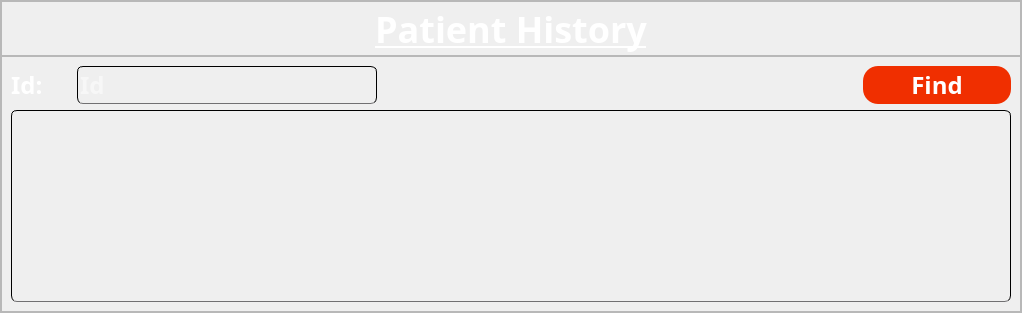
         <widget class="QWidget" name="Patient_history_page">
          <property name="styleSheet">
           <string notr="true">
*{
	font-family:century gothic;
	font-size:24px;
	color: white;
	font-weight: bold;
}


QLineEdit{
	
	background:transparent;
	border:1px solid;
	color:white;
	border-bottom:1px solid #717072;
	border-radius:6px;
}</string>
          </property>
          <layout class="QVBoxLayout" name="verticalLayout_13">
           <property name="spacing">
            <number>0</number>
           </property>
           <property name="leftMargin">
            <number>0</number>
           </property>
           <property name="topMargin">
            <number>0</number>
           </property>
           <property name="rightMargin">
            <number>0</number>
           </property>
           <property name="bottomMargin">
            <number>0</number>
           </property>
           <item>
            <widget class="QFrame" name="frame_patient_history">
             <property name="styleSheet">
              <string notr="true">
*{
	font-family:century gothic;
	font-size:24px;
	color: white;
	font-weight: bold;
}


QTextEdit{
	
	background:transparent;
	border:1px solid;
	color:white;
	border-bottom:1px solid #717072;
	border-radius:6px;
}</string>
             </property>
             <property name="frameShape">
              <enum>QFrame::StyledPanel</enum>
             </property>
             <property name="frameShadow">
              <enum>QFrame::Raised</enum>
             </property>
             <layout class="QVBoxLayout" name="verticalLayout_16">
              <property name="spacing">
               <number>0</number>
              </property>
              <property name="leftMargin">
               <number>0</number>
              </property>
              <property name="topMargin">
               <number>0</number>
              </property>
              <property name="rightMargin">
               <number>0</number>
              </property>
              <property name="bottomMargin">
               <number>0</number>
              </property>
              <item>
               <widget class="QFrame" name="frame_title_4">
                <property name="minimumSize">
                 <size>
                  <width>0</width>
                  <height>55</height>
                 </size>
                </property>
                <property name="maximumSize">
                 <size>
                  <width>16777215</width>
                  <height>55</height>
                 </size>
                </property>
                <property name="frameShape">
                 <enum>QFrame::StyledPanel</enum>
                </property>
                <property name="frameShadow">
                 <enum>QFrame::Raised</enum>
                </property>
                <layout class="QHBoxLayout" name="horizontalLayout_11">
                 <property name="spacing">
                  <number>0</number>
                 </property>
                 <property name="leftMargin">
                  <number>0</number>
                 </property>
                 <property name="topMargin">
                  <number>0</number>
                 </property>
                 <property name="rightMargin">
                  <number>0</number>
                 </property>
                 <property name="bottomMargin">
                  <number>0</number>
                 </property>
                 <item>
                  <widget class="QLabel" name="label_title_4">
                   <property name="font">
                    <font>
                     <family>century gothic</family>
                     <pointsize>-1</pointsize>
                     <weight>75</weight>
                     <bold>true</bold>
                     <underline>true</underline>
                    </font>
                   </property>
                   <property name="styleSheet">
                    <string notr="true">text-decoration:underline;
font-size:36px;

</string>
                   </property>
                   <property name="text">
                    <string>Patient History</string>
                   </property>
                   <property name="alignment">
                    <set>Qt::AlignCenter</set>
                   </property>
                  </widget>
                 </item>
                </layout>
               </widget>
              </item>
              <item>
               <widget class="QFrame" name="frame_prognosis_content_2">
                <property name="frameShape">
                 <enum>QFrame::StyledPanel</enum>
                </property>
                <property name="frameShadow">
                 <enum>QFrame::Raised</enum>
                </property>
                <layout class="QGridLayout" name="gridLayout_3">
                 <item row="0" column="0">
                  <widget class="QLabel" name="label_Id_search">
                   <property name="maximumSize">
                    <size>
                     <width>60</width>
                     <height>30</height>
                    </size>
                   </property>
                   <property name="text">
                    <string>Id:</string>
                   </property>
                  </widget>
                 </item>
                 <item row="0" column="3">
                  <widget class="QPushButton" name="btn_find">
                   <property name="sizePolicy">
                    <sizepolicy hsizetype="Expanding" vsizetype="Expanding">
                     <horstretch>0</horstretch>
                     <verstretch>0</verstretch>
                    </sizepolicy>
                   </property>
                   <property name="maximumSize">
                    <size>
                     <width>148</width>
                     <height>48</height>
                    </size>
                   </property>
                   <property name="styleSheet">
                    <string notr="true">*{
	background-color: rgb(240, 47, 0);
	border-radius:15px;
}
:hover{
	color:white;
	background:#B02300;
}

:pressed{
	background:#701600;
}</string>
                   </property>
                   <property name="text">
                    <string>Find</string>
                   </property>
                  </widget>
                 </item>
                 <item row="1" column="0" colspan="4" alignment="Qt::AlignHCenter">
                  <widget class="QTextEdit" name="textEdit_prognosis_2">
                   <property name="minimumSize">
                    <size>
                     <width>1000</width>
                     <height>0</height>
                    </size>
                   </property>
                   <property name="maximumSize">
                    <size>
                     <width>0</width>
                     <height>1000</height>
                    </size>
                   </property>
                   <property name="styleSheet">
                    <string notr="true">
*{
	font-family:century gothic;
	font-size:16px;
	color: white;
	font-weight: bold;
}</string>
                   </property>
                   <property name="readOnly">
                    <bool>true</bool>
                   </property>
                  </widget>
                 </item>
                 <item row="0" column="1">
                  <widget class="QLineEdit" name="lineEdit_Id_2">
                   <property name="sizePolicy">
                    <sizepolicy hsizetype="Fixed" vsizetype="Fixed">
                     <horstretch>0</horstretch>
                     <verstretch>0</verstretch>
                    </sizepolicy>
                   </property>
                   <property name="minimumSize">
                    <size>
                     <width>300</width>
                     <height>0</height>
                    </size>
                   </property>
                   <property name="maximumSize">
                    <size>
                     <width>50</width>
                     <height>16777215</height>
                    </size>
                   </property>
                   <property name="inputMask">
                    <string/>
                   </property>
                   <property name="text">
                    <string/>
                   </property>
                   <property name="maxLength">
                    <number>9</number>
                   </property>
                   <property name="readOnly">
                    <bool>false</bool>
                   </property>
                   <property name="placeholderText">
                    <string>Id</string>
                   </property>
                  </widget>
                 </item>
                </layout>
               </widget>
              </item>
             </layout>
            </widget>
           </item>
          </layout>
         </widget>
